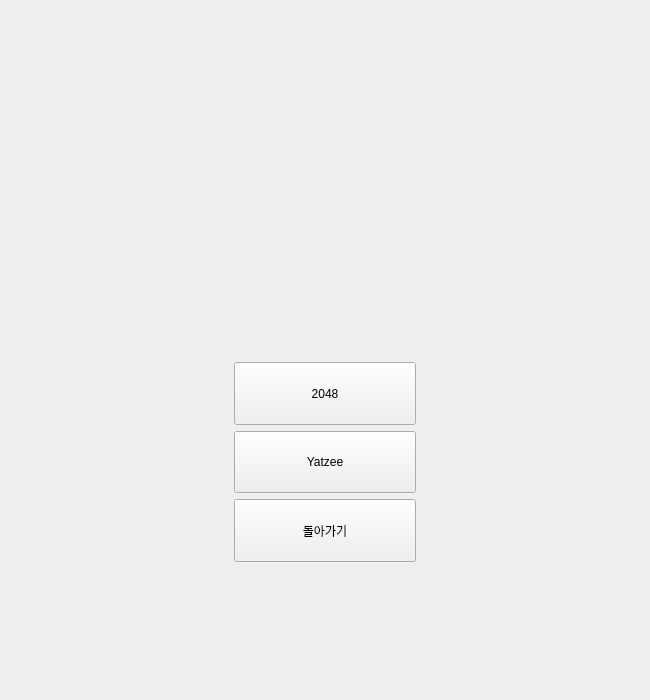
<?xml version="1.0" encoding="UTF-8"?>
<ui version="4.0">
 <class>MainWidget</class>
 <widget class="QWidget" name="MainWidget">
  <property name="geometry">
   <rect>
    <x>0</x>
    <y>0</y>
    <width>650</width>
    <height>700</height>
   </rect>
  </property>
  <property name="windowTitle">
   <string>MainWidget</string>
  </property>
  <layout class="QVBoxLayout" name="verticalLayout_2">
   <item>
    <widget class="QStackedWidget" name="playGameStWidget">
     <property name="currentIndex">
      <number>0</number>
     </property>
     <widget class="QWidget" name="page_1menu">
      <layout class="QVBoxLayout" name="verticalLayout" stretch="3,2,1">
       <item>
        <widget class="QLabel" name="vedalabel">
         <property name="sizePolicy">
          <sizepolicy hsizetype="Minimum" vsizetype="Minimum">
           <horstretch>0</horstretch>
           <verstretch>0</verstretch>
          </sizepolicy>
         </property>
         <property name="text">
          <string/>
         </property>
         <property name="alignment">
          <set>Qt::AlignmentFlag::AlignCenter</set>
         </property>
        </widget>
       </item>
       <item>
        <layout class="QHBoxLayout" name="horizontalLayout" stretch="1,1,1">
         <item>
          <widget class="QLabel" name="pad1label">
           <property name="text">
            <string/>
           </property>
           <property name="alignment">
            <set>Qt::AlignmentFlag::AlignCenter</set>
           </property>
          </widget>
         </item>
         <item>
          <widget class="QStackedWidget" name="mainStWidget">
           <property name="currentIndex">
            <number>1</number>
           </property>
           <widget class="QWidget" name="page_1_StartMenu">
            <layout class="QVBoxLayout" name="verticalLayout_4">
             <item>
              <layout class="QVBoxLayout" name="verticalLayout_3" stretch="0,0,0">
               <item>
                <widget class="QPushButton" name="gameSelectBt">
                 <property name="sizePolicy">
                  <sizepolicy hsizetype="Minimum" vsizetype="Minimum">
                   <horstretch>0</horstretch>
                   <verstretch>0</verstretch>
                  </sizepolicy>
                 </property>
                 <property name="autoFillBackground">
                  <bool>false</bool>
                 </property>
                 <property name="text">
                  <string>게임 선택</string>
                 </property>
                </widget>
               </item>
               <item>
                <widget class="QPushButton" name="profileBt">
                 <property name="sizePolicy">
                  <sizepolicy hsizetype="Minimum" vsizetype="Minimum">
                   <horstretch>0</horstretch>
                   <verstretch>0</verstretch>
                  </sizepolicy>
                 </property>
                 <property name="text">
                  <string>프로필</string>
                 </property>
                </widget>
               </item>
               <item>
                <widget class="QPushButton" name="exitBt">
                 <property name="sizePolicy">
                  <sizepolicy hsizetype="Minimum" vsizetype="Minimum">
                   <horstretch>0</horstretch>
                   <verstretch>0</verstretch>
                  </sizepolicy>
                 </property>
                 <property name="text">
                  <string>종료</string>
                 </property>
                </widget>
               </item>
              </layout>
             </item>
            </layout>
           </widget>
           <widget class="QWidget" name="page_2_GameMenu">
            <layout class="QVBoxLayout" name="verticalLayout_6">
             <item>
              <layout class="QVBoxLayout" name="verticalLayout_5">
               <item>
                <widget class="QPushButton" name="game2048Bt">
                 <property name="sizePolicy">
                  <sizepolicy hsizetype="Minimum" vsizetype="Minimum">
                   <horstretch>0</horstretch>
                   <verstretch>0</verstretch>
                  </sizepolicy>
                 </property>
                 <property name="text">
                  <string>2048</string>
                 </property>
                </widget>
               </item>
               <item>
                <widget class="QPushButton" name="gameyatzeeBt">
                 <property name="sizePolicy">
                  <sizepolicy hsizetype="Minimum" vsizetype="Minimum">
                   <horstretch>0</horstretch>
                   <verstretch>0</verstretch>
                  </sizepolicy>
                 </property>
                 <property name="text">
                  <string>Yatzee</string>
                 </property>
                </widget>
               </item>
               <item>
                <widget class="QPushButton" name="backMainBt">
                 <property name="sizePolicy">
                  <sizepolicy hsizetype="Minimum" vsizetype="Minimum">
                   <horstretch>0</horstretch>
                   <verstretch>0</verstretch>
                  </sizepolicy>
                 </property>
                 <property name="text">
                  <string>돌아가기</string>
                 </property>
                </widget>
               </item>
              </layout>
             </item>
            </layout>
           </widget>
          </widget>
         </item>
         <item>
          <widget class="QLabel" name="pad2label">
           <property name="text">
            <string/>
           </property>
           <property name="alignment">
            <set>Qt::AlignmentFlag::AlignCenter</set>
           </property>
          </widget>
         </item>
        </layout>
       </item>
       <item>
        <spacer name="verticalSpacer">
         <property name="orientation">
          <enum>Qt::Orientation::Vertical</enum>
         </property>
         <property name="sizeHint" stdset="0">
          <size>
           <width>20</width>
           <height>40</height>
          </size>
         </property>
        </spacer>
       </item>
      </layout>
     </widget>
     <widget class="QWidget" name="page_2profile">
      <layout class="QVBoxLayout" name="verticalLayout_7">
       <item>
        <layout class="QHBoxLayout" name="horizontalLayout_4">
         <item>
          <widget class="QPushButton" name="ProfilemakeBt">
           <property name="text">
            <string>프로필 생성</string>
           </property>
          </widget>
         </item>
         <item>
          <widget class="QPushButton" name="ProfiledelBt">
           <property name="text">
            <string>프로필 삭제</string>
           </property>
          </widget>
         </item>
         <item>
          <spacer name="horizontalSpacer_3">
           <property name="orientation">
            <enum>Qt::Orientation::Horizontal</enum>
           </property>
           <property name="sizeHint" stdset="0">
            <size>
             <width>40</width>
             <height>20</height>
            </size>
           </property>
          </spacer>
         </item>
         <item>
          <widget class="QPushButton" name="ProfilebackBt">
           <property name="text">
            <string>메뉴로 돌아가기</string>
           </property>
          </widget>
         </item>
        </layout>
       </item>
       <item>
        <layout class="QHBoxLayout" name="horizontalLayout_2">
         <item>
          <widget class="QPushButton" name="ProfilesearchBt">
           <property name="sizePolicy">
            <sizepolicy hsizetype="Minimum" vsizetype="Minimum">
             <horstretch>0</horstretch>
             <verstretch>0</verstretch>
            </sizepolicy>
           </property>
           <property name="text">
            <string/>
           </property>
          </widget>
         </item>
         <item>
          <spacer name="horizontalSpacer_4">
           <property name="orientation">
            <enum>Qt::Orientation::Horizontal</enum>
           </property>
           <property name="sizeHint" stdset="0">
            <size>
             <width>40</width>
             <height>20</height>
            </size>
           </property>
          </spacer>
         </item>
         <item>
          <widget class="QPushButton" name="ProfileeditBt">
           <property name="sizePolicy">
            <sizepolicy hsizetype="Minimum" vsizetype="Minimum">
             <horstretch>0</horstretch>
             <verstretch>0</verstretch>
            </sizepolicy>
           </property>
           <property name="text">
            <string>프로필 수정</string>
           </property>
          </widget>
         </item>
        </layout>
       </item>
       <item>
        <widget class="QScrollArea" name="scrollArea">
         <property name="widgetResizable">
          <bool>true</bool>
         </property>
         <widget class="QWidget" name="scrollAreaWidgetContents">
          <property name="geometry">
           <rect>
            <x>0</x>
            <y>0</y>
            <width>612</width>
            <height>498</height>
           </rect>
          </property>
          <layout class="QVBoxLayout" name="verticalLayout_8">
           <item>
            <widget class="QListWidget" name="listWidgetProfile">
             <property name="autoFillBackground">
              <bool>false</bool>
             </property>
             <property name="sortingEnabled">
              <bool>false</bool>
             </property>
            </widget>
           </item>
          </layout>
         </widget>
        </widget>
       </item>
      </layout>
     </widget>
    </widget>
   </item>
  </layout>
 </widget>
 <resources/>
 <connections>
  <connection>
   <sender>game2048Bt</sender>
   <signal>clicked()</signal>
   <receiver>MainWidget</receiver>
   <slot>open2048()</slot>
   <hints>
    <hint type="sourcelabel">
     <x>303</x>
     <y>349</y>
    </hint>
    <hint type="destinationlabel">
     <x>445</x>
     <y>304</y>
    </hint>
   </hints>
  </connection>
  <connection>
   <sender>exitBt</sender>
   <signal>clicked()</signal>
   <receiver>MainWidget</receiver>
   <slot>close()</slot>
   <hints>
    <hint type="sourcelabel">
     <x>303</x>
     <y>456</y>
    </hint>
    <hint type="destinationlabel">
     <x>445</x>
     <y>367</y>
    </hint>
   </hints>
  </connection>
  <connection>
   <sender>profileBt</sender>
   <signal>clicked()</signal>
   <receiver>MainWidget</receiver>
   <slot>openProfile()</slot>
   <hints>
    <hint type="sourcelabel">
     <x>275</x>
     <y>376</y>
    </hint>
    <hint type="destinationlabel">
     <x>489</x>
     <y>406</y>
    </hint>
   </hints>
  </connection>
  <connection>
   <sender>ProfilemakeBt</sender>
   <signal>clicked()</signal>
   <receiver>MainWidget</receiver>
   <slot>createProfile()</slot>
   <hints>
    <hint type="sourcelabel">
     <x>69</x>
     <y>32</y>
    </hint>
    <hint type="destinationlabel">
     <x>62</x>
     <y>3</y>
    </hint>
   </hints>
  </connection>
  <connection>
   <sender>ProfiledelBt</sender>
   <signal>clicked()</signal>
   <receiver>MainWidget</receiver>
   <slot>delProfile()</slot>
   <hints>
    <hint type="sourcelabel">
     <x>133</x>
     <y>37</y>
    </hint>
    <hint type="destinationlabel">
     <x>165</x>
     <y>7</y>
    </hint>
   </hints>
  </connection>
  <connection>
   <sender>ProfilebackBt</sender>
   <signal>clicked()</signal>
   <receiver>MainWidget</receiver>
   <slot>returnMenu()</slot>
   <hints>
    <hint type="sourcelabel">
     <x>568</x>
     <y>25</y>
    </hint>
    <hint type="destinationlabel">
     <x>381</x>
     <y>7</y>
    </hint>
   </hints>
  </connection>
  <connection>
   <sender>ProfilesearchBt</sender>
   <signal>clicked()</signal>
   <receiver>MainWidget</receiver>
   <slot>searchProfile()</slot>
   <hints>
    <hint type="sourcelabel">
     <x>40</x>
     <y>71</y>
    </hint>
    <hint type="destinationlabel">
     <x>7</x>
     <y>73</y>
    </hint>
   </hints>
  </connection>
  <connection>
   <sender>gameyatzeeBt</sender>
   <signal>clicked()</signal>
   <receiver>MainWidget</receiver>
   <slot>openyatzee()</slot>
   <hints>
    <hint type="sourcelabel">
     <x>276</x>
     <y>378</y>
    </hint>
    <hint type="destinationlabel">
     <x>475</x>
     <y>381</y>
    </hint>
   </hints>
  </connection>
  <connection>
   <sender>ProfileeditBt</sender>
   <signal>clicked()</signal>
   <receiver>MainWidget</receiver>
   <slot>editProfile()</slot>
   <hints>
    <hint type="sourcelabel">
     <x>594</x>
     <y>65</y>
    </hint>
    <hint type="destinationlabel">
     <x>478</x>
     <y>81</y>
    </hint>
   </hints>
  </connection>
 </connections>
 <slots>
  <slot>open2048()</slot>
  <slot>openProfile()</slot>
  <slot>createProfile()</slot>
  <slot>delProfile()</slot>
  <slot>returnMenu()</slot>
  <slot>searchProfile()</slot>
  <slot>openyatzee()</slot>
  <slot>editProfile()</slot>
 </slots>
</ui>
